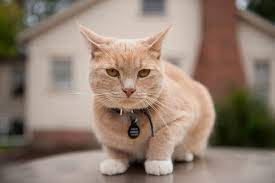
#> input picture Aeromodelling_Club/cat1.jpg, 275 x 183 px
$ python gradients.py
#> lines starting #> are read from the running program, lines starting #| are printed output that depends on the picture; after the words box and inside, x2 and y2 are one past the last pixel; in counts of white or black regions, pixels touching at a corner belong together
import cv2 as cv
import numpy as np
img= cv.imread('cat1.jpg')
#> img is the input picture: shape (183, 275, 3); mean B, G, R 112.8, 126.7, 145
cv.imshow('Cat1',img)

gray=cv.cvtColor(img,cv.COLOR_BGR2GRAY)
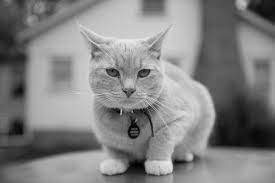
#> gray: shape (183, 275); min 1, max 237, mean 130.6
cv.imshow('Gray',gray)

lap=cv.Laplacian(gray,cv.CV_64F) #image gradients a re transition of intensity black to white is + and white to dark is -
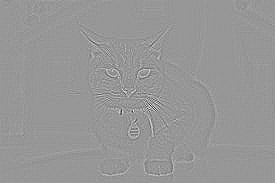
#> lap: shape (183, 275) float64; min -355, max 244, mean 0; drawn with min black and max white
lap=np.uint8(np.absolute(lap))
cv.imshow('Lapaclain',lap)


sobelx=cv.Sobel(gray,cv.CV_64F,1,0)
sobely=cv.Sobel(gray,cv.CV_64F,0,1)
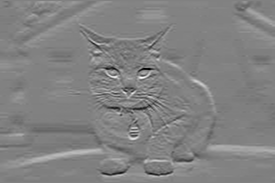
#> sobely: shape (183, 275) float64; min -521, max 501, mean 1.3; drawn with min black and max white
cv.imshow('Sobel X',sobelx)
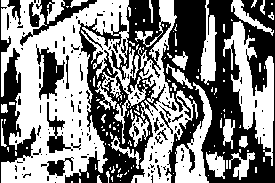
#> window 'Sobel X': shape (183, 275); 52% white; 153 black regions (126 under 20 px), largest, box (x1, y1, x2, y2) and area: (161, 0, 275, 183) 11365, (65, 0, 171, 183) 7121, (0, 0, 36, 183) 1939
cv.imshow('Sobel Y',sobely)
combined_sobel=cv.bitwise_or(sobelx,sobely)
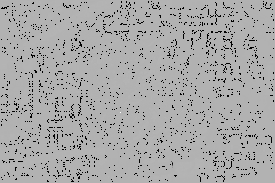
#> combined_sobel: shape (183, 275) float64; 5.25% of the values are NaN or infinite; the others: min -48448, max 20608, mean -57.02; drawn with min black, max white, NaN and infinite black
cv.imshow('Combined Sobel',combined_sobel)
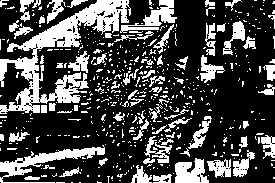
#> window 'Combined Sobel': shape (183, 275); 28.4% white; 539 white regions (465 under 20 px), largest, box (x1, y1, x2, y2) and area: (0, 0, 131, 114) 4170, (0, 145, 105, 183) 1088, (120, 0, 177, 33) 661

canny= cv.Canny(gray,150,175)
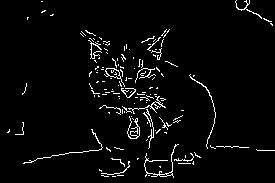
#> canny: shape (183, 275); 3.6% white in thin lines or dots
cv.imshow('Canny',canny)

cv.waitKey(0)
